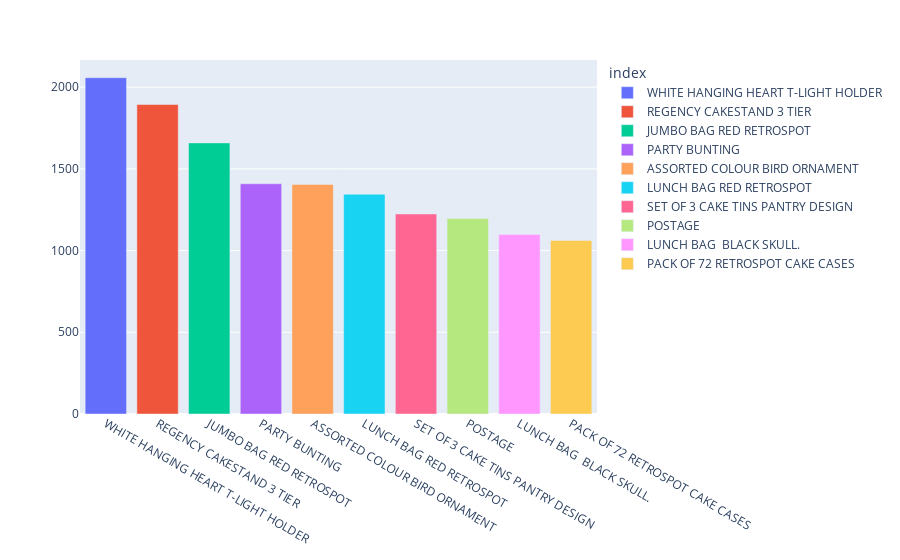

Notebook cell for this chart:
### Markdown cell above
**Product wise top 10  order placed products**

### Code cell
top_10 =df['Description'].value_counts().sort_values(ascending=False).head(10)
px.bar(top_10,x=top_10.index,y = top_10.values,color = top_10.index ).update_layout(yaxis_title=None,xaxis_title= None)

### Figure 1 — Plotly figure (JSON) as saved in the notebook; plotly's stock layout.template omitted (floating-point values rounded to 4 significant figures)
{"data": [{"alignmentgroup": "True", "hovertemplate": "index=%{x}<br>y=%{y}<extra></extra>", "legendgroup": "WHITE HANGING HEART T-LIGHT HOLDER", "marker": {"color": "#636efa", "pattern": {"shape": ""}}, "name": "WHITE HANGING HEART T-LIGHT HOLDER", "offsetgroup": "WHITE HANGING HEART T-LIGHT HOLDER", "orientation": "v", "showlegend": true, "textposition": "auto", "type": "bar", "x": ["WHITE HANGING HEART T-LIGHT HOLDER"], "xaxis": "x", "y": [2058], "yaxis": "y"}, {"alignmentgroup": "True", "hovertemplate": "index=%{x}<br>y=%{y}<extra></extra>", "legendgroup": "REGENCY CAKESTAND 3 TIER", "marker": {"color": "#EF553B", "pattern": {"shape": ""}}, "name": "REGENCY CAKESTAND 3 TIER", "offsetgroup": "REGENCY CAKESTAND 3 TIER", "orientation": "v", "showlegend": true, "textposition": "auto", "type": "bar", "x": ["REGENCY CAKESTAND 3 TIER"], "xaxis": "x", "y": [1894], "yaxis": "y"}, {"alignmentgroup": "True", "hovertemplate": "index=%{x}<br>y=%{y}<extra></extra>", "legendgroup": "JUMBO BAG RED RETROSPOT", "marker": {"color": "#00cc96", "pattern": {"shape": ""}}, "name": "JUMBO BAG RED RETROSPOT", "offsetgroup": "JUMBO BAG RED RETROSPOT", "orientation": "v", "showlegend": true, "textposition": "auto", "type": "bar", "x": ["JUMBO BAG RED RETROSPOT"], "xaxis": "x", "y": [1659], "yaxis": "y"}, {"alignmentgroup": "True", "hovertemplate": "index=%{x}<br>y=%{y}<extra></extra>", "legendgroup": "PARTY BUNTING", "marker": {"color": "#ab63fa", "pattern": {"shape": ""}}, "name": "PARTY BUNTING", "offsetgroup": "PARTY BUNTING", "orientation": "v", "showlegend": true, "textposition": "auto", "type": "bar", "x": ["PARTY BUNTING"], "xaxis": "x", "y": [1409], "yaxis": "y"}, {"alignmentgroup": "True", "hovertemplate": "index=%{x}<br>y=%{y}<extra></extra>", "legendgroup": "ASSORTED COLOUR BIRD ORNAMENT", "marker": {"color": "#FFA15A", "pattern": {"shape": ""}}, "name": "ASSORTED COLOUR BIRD ORNAMENT", "offsetgroup": "ASSORTED COLOUR BIRD ORNAMENT", "orientation": "v", "showlegend": true, "textposition": "auto", "type": "bar", "x": ["ASSORTED COLOUR BIRD ORNAMENT"], "xaxis": "x", "y": [1405], "yaxis": "y"}, {"alignmentgroup": "True", "hovertemplate": "index=%{x}<br>y=%{y}<extra></extra>", "legendgroup": "LUNCH BAG RED RETROSPOT", "marker": {"color": "#19d3f3", "pattern": {"shape": ""}}, "name": "LUNCH BAG RED RETROSPOT", "offsetgroup": "LUNCH BAG RED RETROSPOT", "orientation": "v", "showlegend": true, "textposition": "auto", "type": "bar", "x": ["LUNCH BAG RED RETROSPOT"], "xaxis": "x", "y": [1345], "yaxis": "y"}, {"alignmentgroup": "True", "hovertemplate": "index=%{x}<br>y=%{y}<extra></extra>", "legendgroup": "SET OF 3 CAKE TINS PANTRY DESIGN ", "marker": {"color": "#FF6692", "pattern": {"shape": ""}}, "name": "SET OF 3 CAKE TINS PANTRY DESIGN ", "offsetgroup": "SET OF 3 CAKE TINS PANTRY DESIGN ", "orientation": "v", "showlegend": true, "textposition": "auto", "type": "bar", "x": ["SET OF 3 CAKE TINS PANTRY DESIGN "], "xaxis": "x", "y": [1224], "yaxis": "y"}, {"alignmentgroup": "True", "hovertemplate": "index=%{x}<br>y=%{y}<extra></extra>", "legendgroup": "POSTAGE", "marker": {"color": "#B6E880", "pattern": {"shape": ""}}, "name": "POSTAGE", "offsetgroup": "POSTAGE", "orientation": "v", "showlegend": true, "textposition": "auto", "type": "bar", "x": ["POSTAGE"], "xaxis": "x", "y": [1196], "yaxis": "y"}, {"alignmentgroup": "True", "hovertemplate": "index=%{x}<br>y=%{y}<extra></extra>", "legendgroup": "LUNCH BAG  BLACK SKULL.", "marker": {"color": "#FF97FF", "pattern": {"shape": ""}}, "name": "LUNCH BAG  BLACK SKULL.", "offsetgroup": "LUNCH BAG  BLACK SKULL.", "orientation": "v", "showlegend": true, "textposition": "auto", "type": "bar", "x": ["LUNCH BAG  BLACK SKULL."], "xaxis": "x", "y": [1099], "yaxis": "y"}, {"alignmentgroup": "True", "hovertemplate": "index=%{x}<br>y=%{y}<extra></extra>", "legendgroup": "PACK OF 72 RETROSPOT CAKE CASES", "marker": {"color": "#FECB52", "pattern": {"shape": ""}}, "name": "PACK OF 72 RETROSPOT CAKE CASES", "offsetgroup": "PACK OF 72 RETROSPOT CAKE CASES", "orientation": "v", "showlegend": true, "textposition": "auto", "type": "bar", "x": ["PACK OF 72 RETROSPOT CAKE CASES"], "xaxis": "x", "y": [1062], "yaxis": "y"}], "layout": {"barmode": "relative", "legend": {"title": {"text": "index"}, "tracegroupgap": 0}, "margin": {"t": 60}, "xaxis": {"anchor": "y", "categoryarray": ["WHITE HANGING HEART T-LIGHT HOLDER", "REGENCY CAKESTAND 3 TIER", "JUMBO BAG RED RETROSPOT", "PARTY BUNTING", "ASSORTED COLOUR BIRD ORNAMENT", "LUNCH BAG RED RETROSPOT", "SET OF 3 CAKE TINS PANTRY DESIGN ", "POSTAGE", "LUNCH BAG  BLACK SKULL.", "PACK OF 72 RETROSPOT CAKE CASES"], "categoryorder": "array", "domain": [0, 1], "title": {}}, "yaxis": {"anchor": "x", "domain": [0, 1], "title": {}}}}
